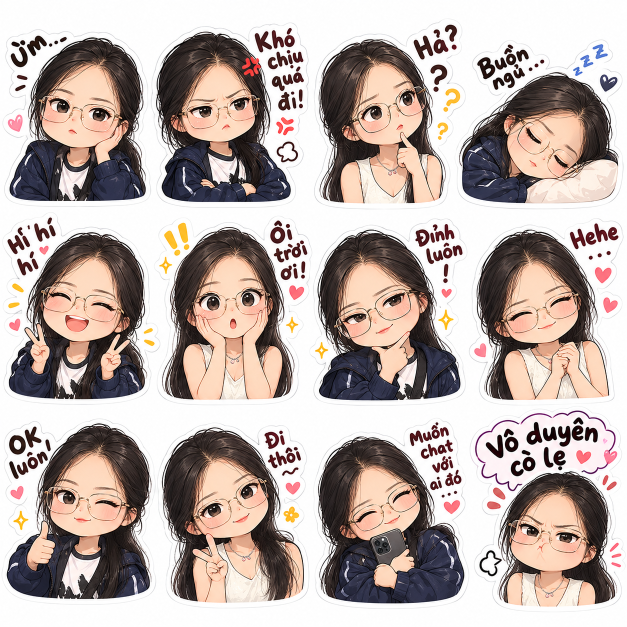
#> input picture assets-source/Tron-sheet.png, 1254 x 1254 px (shown at 1/2 size)
$ python crop_stickers.py
#> lines starting #> are read from the running program, lines starting #| are printed output that depends on the picture; after the words box and inside, x2 and y2 are one past the last pixel; in counts of white or black regions, pixels touching at a corner belong together
"""Cắt sticker từ 2 sheet AI, xoá nền trắng, xuất PNG trong suốt.

Cách dùng:
    python scripts/crop_stickers.py

Kết quả:
    public/assets/stickers/tron_*.png
    public/assets/stickers/hoanh_*.png
    assets-source/preview-stickers.png  (xem trước trên nền tối)
"""

from collections import deque
from pathlib import Path

import numpy as np
from PIL import Image, ImageDraw, ImageFilter, ImageFont

ROOT = Path(__file__).resolve().parent.parent
SOURCE = ROOT / "assets-source"
OUT = ROOT / "public" / "assets" / "stickers"
RAW = SOURCE / "crops_raw"
OUT.mkdir(parents=True, exist_ok=True)
RAW.mkdir(parents=True, exist_ok=True)

# (tên file, sheet, box trái, trên, phải, dưới)
# Box được canh quanh nhân vật. Một số box lấy luôn chữ Viết tay cho tự nhiên.
CROPS = [
    # --- EM TRÒN ---
    ("tron_um", "Tron", (5, 30, 300, 410)),
    ("tron_kho_chiu", "Tron", (300, 55, 625, 410)),
    ("tron_ha", "Tron", (630, 70, 922, 410)),
    ("tron_buon_ngu", "Tron", (910, 130, 1245, 410)),
    ("tron_hi_hi_hi", "Tron", (10, 440, 300, 805)),
    ("tron_oi_troi_oi", "Tron", (320, 450, 590, 805)),
    ("tron_dinh_luon", "Tron", (945, 450, 1225, 805)),
    ("tron_ok_luon", "Tron", (5, 830, 310, 1210)),
    ("tron_di_thoi", "Tron", (315, 840, 615, 1215)),
    ("tron_muon_chat", "Tron", (628, 820, 935, 1215)),
    ("tron_vo_duyen", "Tron", (1000, 1015, 1245, 1235)),
    # --- HOÀNH CON ---
    ("hoanh_binh_thuong", "Hoanh", (590, 10, 900, 380)),
    ("hoanh_kinh_ram", "Hoanh", (940, 410, 1220, 700)),
    ("hoanh_tra_sua", "Hoanh", (300, 400, 620, 700)),
    ("hoanh_om_tho", "Hoanh", (0, 400, 300, 700)),
    ("hoanh_cuoi", "Hoanh", (610, 740, 870, 975)),
    ("hoanh_yeahhh", "Hoanh", (300, 700, 600, 975)),
    ("hoanh_vo_duyen", "Hoanh", (310, 1000, 620, 1254)),
]


def remove_white_background(image: Image.Image, threshold: int = 242) -> Image.Image:
    """Xoá vùng trắng nối với mép ảnh, giữ lại highlight trắng bên trong."""
    rgba = image.convert("RGBA")
    arr = np.array(rgba)
    h, w = arr.shape[:2]
    rgb = arr[:, :, :3].astype(np.int16)

    # Trắng gần như tuyệt đối; hạ ngưỡng xuống sẽ ăn cả áo trắng.
    white = rgb.min(axis=2) >= threshold

    visited = np.zeros((h, w), dtype=bool)
    queue = deque()

    for x in range(w):
        for y in (0, h - 1):
            if white[y, x] and not visited[y, x]:
                visited[y, x] = True
                queue.append((y, x))
    for y in range(h):
        for x in (0, w - 1):
            if white[y, x] and not visited[y, x]:
                visited[y, x] = True
                queue.append((y, x))

    while queue:
        y, x = queue.popleft()
        for dy, dx in ((-1, 0), (1, 0), (0, -1), (0, 1)):
            ny, nx = y + dy, x + dx
            if 0 <= ny < h and 0 <= nx < w and white[ny, nx] and not visited[ny, nx]:
                visited[ny, nx] = True
                queue.append((ny, nx))

    arr[:, :, 3] = np.where(visited, 0, 255)
    result = Image.fromarray(arr, mode="RGBA")

    # Vuốt nhẹ alpha để bớt viền trắng.
    alpha = result.getchannel("A")
    alpha = alpha.filter(ImageFilter.GaussianBlur(0.6))
    result.putalpha(alpha)

    # Cắt sát nội dung, chừa 4px.
    bbox = result.getbbox()
    if bbox:
        left, top, right, bottom = bbox
        pad = 4
        result = result.crop(
            (max(0, left - pad), max(0, top - pad), min(w, right + pad), min(h, bottom + pad))
        )

    # Resize về tối đa 320px; trên web chỉ hiển thị 48-96px nên vẫn nét.
    max_side = max(result.size)
    if max_side > 320:
        ratio = 320 / max_side
        result = result.resize(
            (round(result.width * ratio), round(result.height * ratio)),
            Image.LANCZOS,
        )

    return result


def main() -> None:
    sheets = {
        "Tron": Image.open(SOURCE / "Tron-sheet.png").convert("RGB"),
        "Hoanh": Image.open(SOURCE / "Hoanh-sheet.png").convert("RGB"),
    }
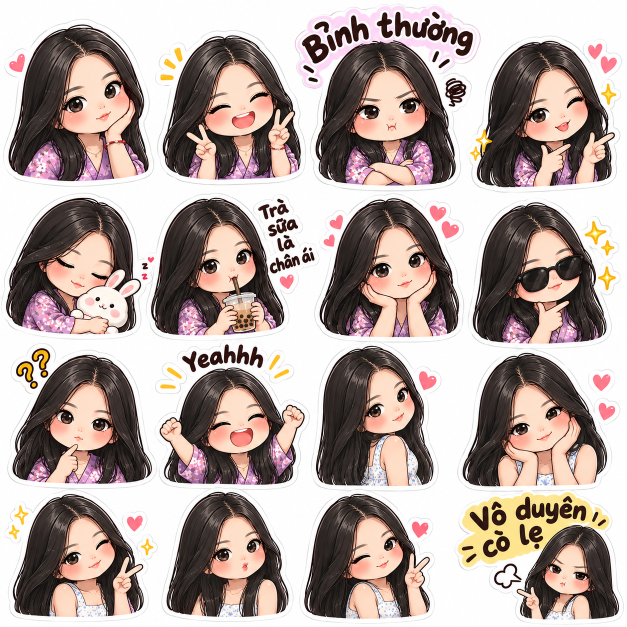
#> input picture assets-source/Hoanh-sheet.png, 1254 x 1254 px (shown at 1/2 size)

    made = []
    for name, sheet_name, box in CROPS:
        raw = sheets[sheet_name].crop(box)
        raw.save(RAW / f"{name}.png")
        transparent = remove_white_background(raw)
        transparent.save(OUT / f"{name}.png", optimize=True)
        made.append((name, transparent))
        print(f"{name:20s} {transparent.size}")
#> this loop made 18 passes
#> (bbox in remove_white_background, top in remove_white_background, right in remove_white_background, bottom in remove_white_background) on passes 1 to 12: ((0, 26, 295, 380), 26, 295, 380), ((0, 0, 320, 355), 0, 320, 355), ((0, 0, 292, 340), 0, 292, 340), ((0, 0, 335, 280), 0, 335, 280), ((0, 0, 290, 365), 0, 290, 365), ((0, 0, 270, 355), 0, 270, 355), ((0, 0, 280, 355), 0, 280, 355), ((0, 5, 305, 380), 5, 305, 380), ((0, 3, 300, 375), 3, 300, 375), ((0, 14, 307, 395), 14, 307, 395), ((0, 0, 245, 211), 0, 245, 211), ((0, 0, 310, 370), 0, 310, 370)
#> pass 1, in remove_white_background, `white = rgb.min(axis=2) >= threshold`:
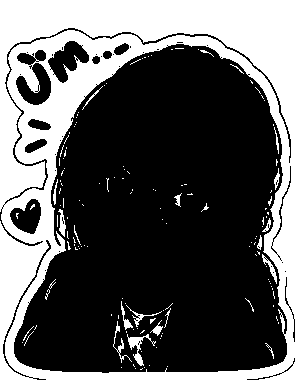
#> white: shape (380, 295) bool; 35.4% white; 144 white regions (124 under 20 px), largest, box (x1, y1, x2, y2) and area: (0, 0, 295, 380) 37869, (127, 334, 156, 366) 249, (113, 321, 132, 363) 120
#> after the loop:
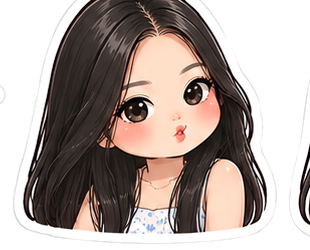
#> transparent: PIL image 310x250 RGBA; mean R, G, B, A 172.7, 160.6, 155.5, 156.8; transparent parts drawn white
#> after the loop, made = 18 items

    # "Hehe" dùng lại khuôn mặt cười hí hí (bản gốc ở mép sheet bị cắt).
    hehe = Image.open(OUT / "tron_hi_hi_hi.png")
    hehe.save(OUT / "tron_hehe.png")
    made.append(("tron_hehe", hehe))

    # Preview trên nền tối + caro để thấy viền trắng còn sót.
    cell_w, cell_h = 220, 240
    cols = 5
    rows = (len(made) + cols - 1) // cols
#> rows = 4
    sheet = Image.new("RGBA", (cols * cell_w, rows * cell_h), (18, 22, 34, 255))
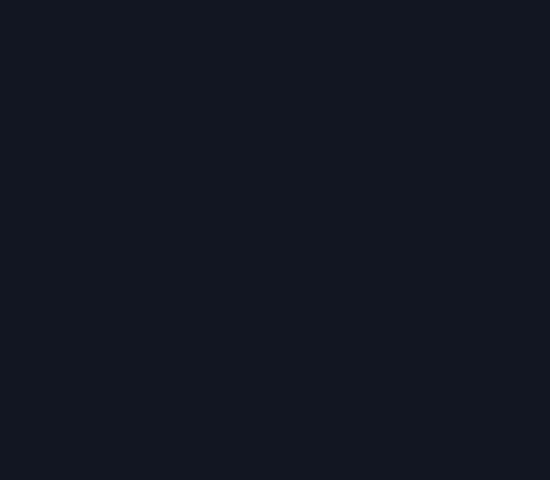
#> sheet: PIL image 1100x960 RGBA (shown at 1/2 size); mean R, G, B, A 18, 22, 34, 255
    draw = ImageDraw.Draw(sheet)
    font = ImageFont.load_default()

    for idx, (name, image) in enumerate(made):
        col, row = idx % cols, idx // cols
        x, y = col * cell_w, row * cell_h
        # caro
        for cy in range(0, cell_h, 20):
            for cx in range(0, cell_w, 20):
                if (cx // 20 + cy // 20) % 2 == 0:
                    draw.rectangle([x + cx, y + cy, x + cx + 19, y + cy + 19], fill=(40, 44, 58, 255))
        thumb = image.copy()
        thumb.thumbnail((cell_w - 20, cell_h - 40), Image.LANCZOS)
        px = x + (cell_w - thumb.width) // 2
        py = y + 10 + (cell_h - 40 - thumb.height) // 2
        sheet.alpha_composite(thumb, (px, py))
        draw.text((x + 8, y + cell_h - 24), name, fill=(255, 230, 150, 255), font=font)
#> this loop made 19 passes
#> (name, col, row, x, y, px, py) on passes 1 to 12: ('tron_um', 0, 0, 0, 0, 27, 10), ('tron_kho_chiu', 1, 0, 220, 0, 239, 10), ('tron_ha', 2, 0, 440, 0, 464, 10), ('tron_buon_ngu', 3, 0, 660, 0, 670, 26), ('tron_hi_hi_hi', 4, 0, 880, 0, 910, 10), ('tron_oi_troi_oi', 0, 1, 0, 240, 34, 250), ('tron_dinh_luon', 1, 1, 220, 240, 251, 250), ('tron_ok_luon', 2, 1, 440, 240, 469, 250), ('tron_di_thoi', 3, 1, 660, 240, 690, 250), ('tron_muon_chat', 4, 1, 880, 240, 910, 250), ('tron_vo_duyen', 0, 2, 0, 480, 10, 502), ('hoanh_binh_thuong', 1, 2, 220, 480, 246, 490)
#> pass 1, in main, `thumb = image.copy()`:
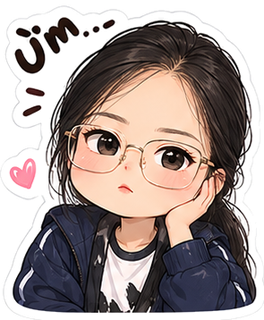
#> thumb: PIL image 264x320 RGBA; mean R, G, B, A 106.2, 93.6, 90.6, 179.5; transparent parts drawn white
#> after the loop:
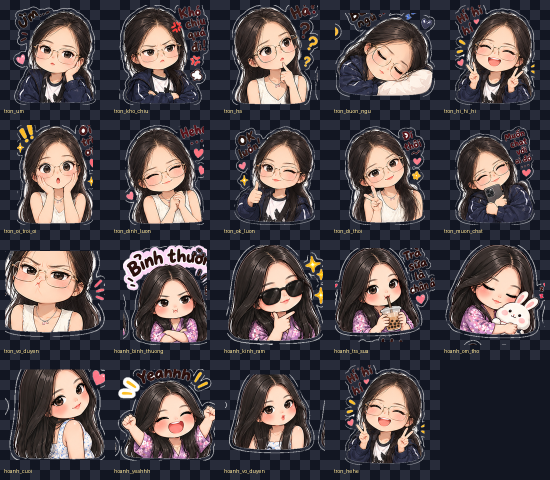
#> sheet: PIL image 1100x960 RGBA (shown at 1/2 size); mean R, G, B, A 78.2, 70.4, 73.8, 255
#> after the loop:
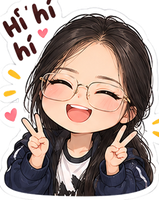
#> thumb: PIL image 159x200 RGBA; mean R, G, B, A 122.5, 105.5, 99.3, 187.5; transparent parts drawn white

    preview = SOURCE / "preview-stickers.png"
    sheet.convert("RGB").save(preview)
    print(f"\nPreview: {preview}")


if __name__ == "__main__":
    main()
